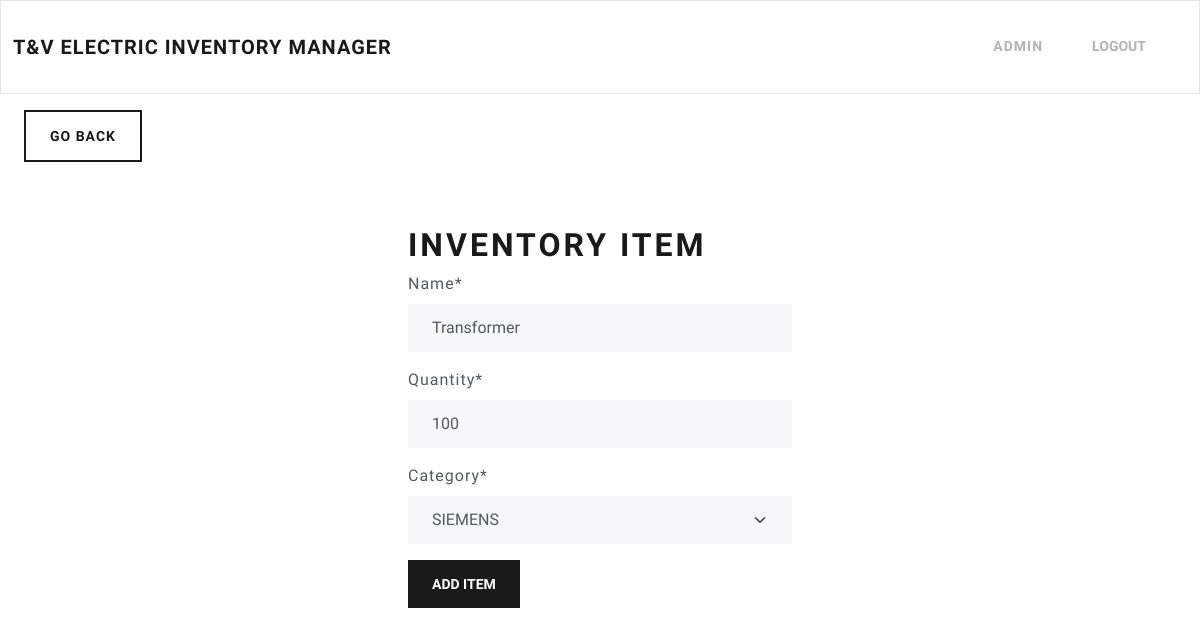
Page /edit-item/2 (signed in) on the earlier database version.
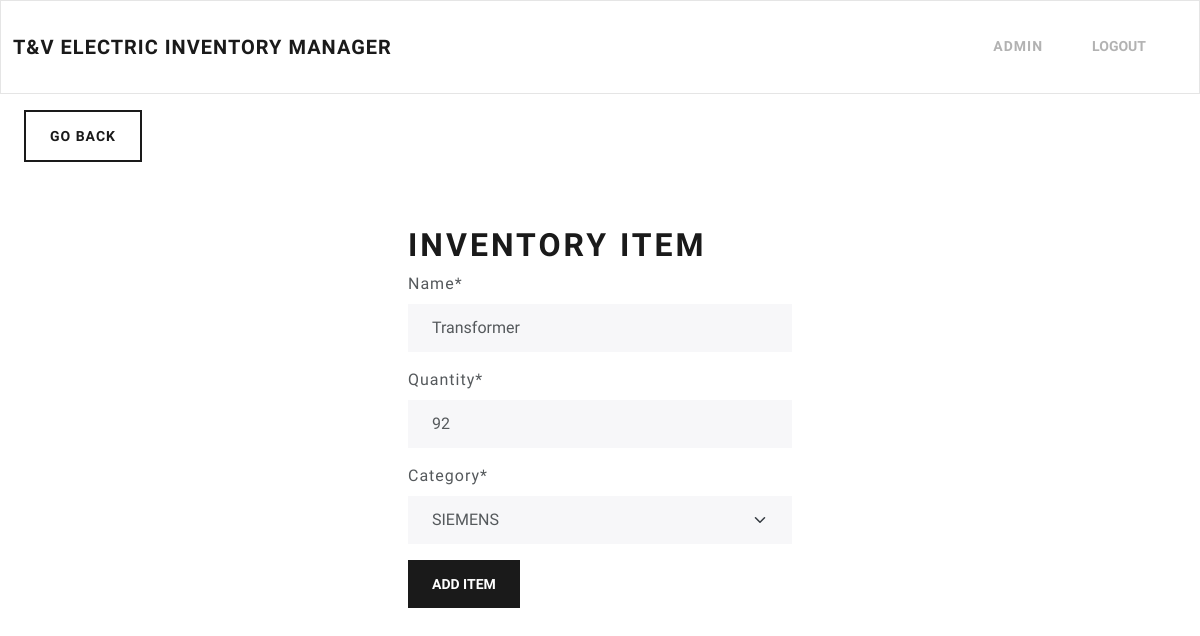
Same page on the later database version.
### inventory/models.py (models this page shows, shortened)
class InventoryItem(models.Model):
    name = models.CharField(max_length=200)
    quantity = models.IntegerField()
    category = models.ForeignKey('Category', on_delete=models.SET_NULL, blank=True, null=True)
    date_created = models.DateTimeField(auto_now_add=True)
    is_active = models.BooleanField(default=True)

class Category(models.Model):
    name = models.CharField(max_length=200)
    class Meta:
        verbose_name_plural = 'Categories'
    def __str__(self):
        return self.name

### inventory/views.py (the view, shortened to what this page needs)
# urls.py: path('edit-item/<int:pk>', EditItem.as_view(), name='edit-item'),
class EditItem(LoginRequiredMixin, UpdateView):
	model = InventoryItem
	form_class = InventoryItemForm
	template_name = 'inventory/item-form.html'
	success_url = reverse_lazy('dashboard')

### inventory/forms.py
class InventoryItemForm(forms.ModelForm):
	category = forms.ModelChoiceField(queryset=Category.objects.all(), initial=0)
	class Meta:
		model = InventoryItem
		fields = ['name', 'quantity', 'category']

### inventory/templates/inventory/item-form.html (shortened to what this page needs)
{% extends 'inventory/base.html' %}
{% load crispy_forms_tags %}
{% block content %}
	<a href="{% url 'dashboard' %}" class="btn btn-outline-primary my-3 mx-4">Go Back</a>
	<div class="row">
		<div class="col-11 col-md-4 mx-auto mt-5">
			<h1>Inventory Item</h1>
			<form method="POST">
				{{ form|crispy }}
				<div class="mt-3">
					<button class="btn btn-primary">Add Item</button>
				</div>
			</form>
		</div>
	</div>
{% endblock content %}

Differences in the rows shown:
changed InventoryItem "SIEMENS": quantity "100" → "92"
